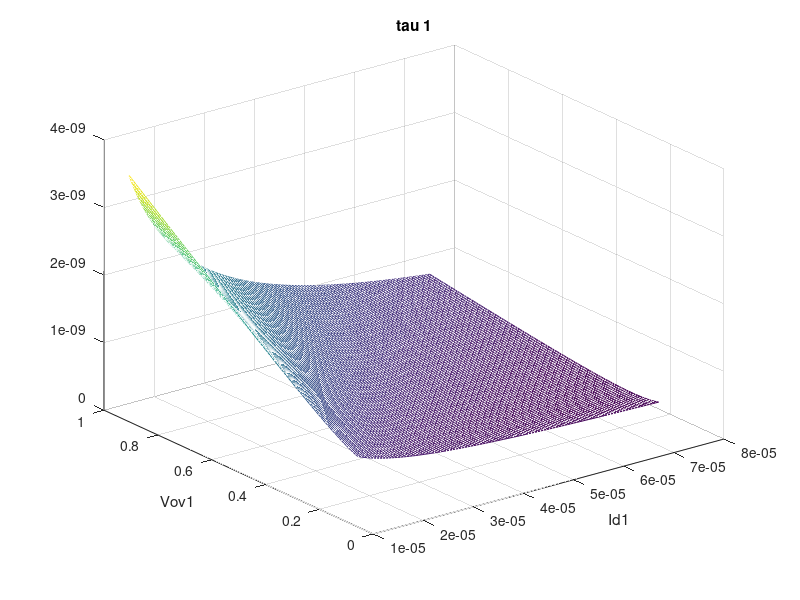
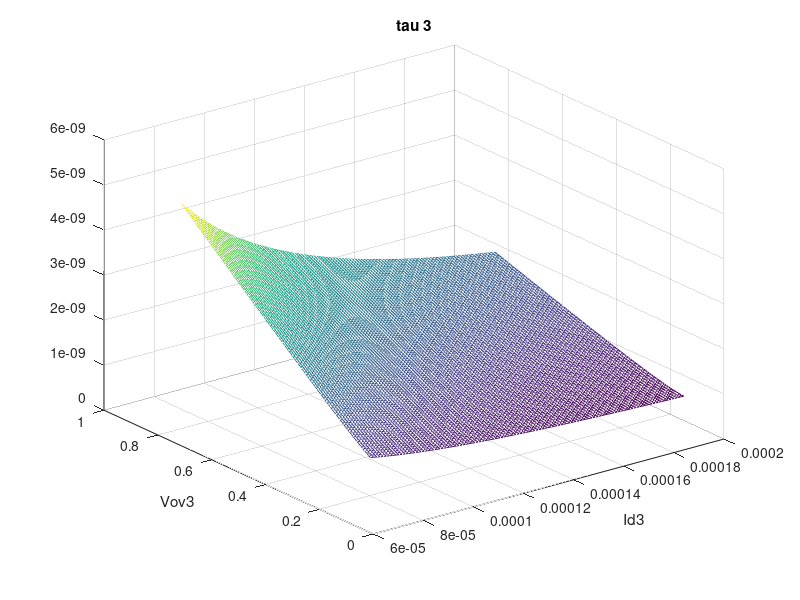
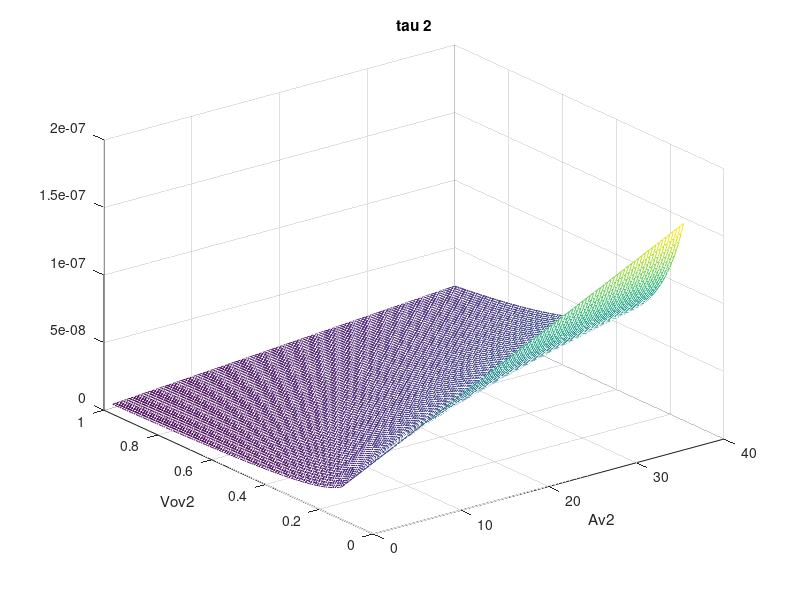

The MATLAB source for these figures, in order:
%% Project design script
clc; clear;
%%%%%%%%%%%%%%%%%%%%%%%% Specifications %%%%%%%%%%%%%%%%%%%%%%%%%%%%%%%%%%

Vdd = 2.5; % in volts
Vss = -2.5; % in Volts
Rout = 5e3; % in ohms (really 1/2 Rout)
Cin = 100e-15; % in fF
f3dB_target = 90e6; %in Hz
P_totl = 1.4e-3; %in Watts
IDtot = P_totl / (Vdd - Vss)
Tau_total = 1/(2*pi) * 1/f3dB_target; % in seconds
Cout = 1000e-15; %F really this is 2*Cout which is required for 1/2 circuit
Rm = 20e3; % 20k transresistance small signal

%%%%%%%%%%%%%%%%%%%% Technology Parameters %%%%%%%%%%%%%%%%%%%%%%%%%%%%%%%%
Lmin = 1e-6;    % m
Cox = 2.3e-3;   % F/m^2
kp_n = 50e-6;   % A/V^2
kp_p = 25e-6;   % A/V^2

mu_n = kp_n / Cox;
mu_p = kp_p / Cox;

Vt0 = 0.5;      % V
gamma = 0.6;    % V^(1/2)
phi = 0.4;      % V

%%%%%%%%%%%%%%%%%%%% Simplifying assumptions %%%%%%%%%%%%%%%%%%%%%%%%%%%%%%
Csb_Cgs = 0.33;
Cdb_Cgs = 0.33;
Cgd_Cgs = 0.25;

Vout = 0;
Vsb3 = Vout - Vss;
Vt3 = Vt0 + gamma * (sqrt(2 * phi + Vsb3) - sqrt(2 * phi))

%%%%%%%%%%%%%%%%%%%% Design Choices %%%%%%%%%%%%%%%%%%%%%%%%%%%%%%%%%%%%%%%
L1 = Lmin;
L2 = Lmin;
L3 = Lmin;
LL1 = Lmin;
LL2 = Lmin;

%%%%%%%%%%%%%% Sweeping Branch 1 %%%%%%%%%%%%%%%%%%%%%%%%%%%%%%%%%%%%%%%%%%
Id1 = linspace(15E-6, 75E-6, 100);
Vov1 = linspace(.15, 1, 100);
[Id1_mesh Vov1_mesh] = meshgrid(Id1, Vov1);
tau1 = Vov1_mesh ./ (2 * Id1_mesh) * Cin + ...
         1.33 * 2 / 3 * L1^2 ./ (mu_n * Vov1_mesh); 

% plotting
figure(1); mesh(Id1_mesh, Vov1_mesh, tau1); 
xlabel('Id1'); ylabel('Vov1'); title('tau 1');

% extract parameters
[min_tau1 min_tau1_row_idx] = min(tau1);
[min_tau1 min_tau1_col_idx] = min(min_tau1);
Id1_min_idx = min_tau1_row_idx(min_tau1_col_idx);
Vov1_min_idx = min_tau1_col_idx;

Id1 = Id1(Id1_min_idx);
Vov1 = Vov1(Vov1_min_idx);
tau1 = tau1(Id1_min_idx, Vov1_min_idx);
W1 = 2 * Id1 * L1 / (kp_n * Vov1.^2);
gm1 = 2 * Id1 / Vov1;
Cgs1 = (tau1 * gm1 - Cin) / 1.33;

%%%%%%%%%%%%%% Sweeping Branch 3 %%%%%%%%%%%%%%%%%%%%%%%%%%%%%%%%%%%%%%%%%%
Id3 = linspace(75E-6, 200E-6, 100);
Vov3 = linspace(.15, .85, 100);
[Id3_mesh Vov3_mesh] = meshgrid(Id3, Vov3);
tau3 = 1.33 / 1.2 * 2 / 3 * L3^2 ./ (mu_n * Vov3_mesh) + ...
         1 / 1.2 * Vov3_mesh ./ (2 * Id3_mesh) * Cout; 

% plotting
figure(2); mesh(Id3_mesh, Vov3_mesh, tau3); 
xlabel('Id3'); ylabel('Vov3'); title('tau 3');

% extract parameters
[min_tau3 min_tau3_row_idx] = min(tau3);
[min_tau3 min_tau3_col_idx] = min(min_tau3);
Id3_min_idx = min_tau3_row_idx(min_tau3_col_idx);
Vov3_min_idx = min_tau3_col_idx;

Id3 = Id3(Id3_min_idx)
Vov3 = Vov3(Vov3_min_idx)
tau3 = tau3(Id3_min_idx, Vov3_min_idx);
W3 = 2 * Id3 * L3 / (kp_n * Vov3^2);
gm3 = 2 * Id3 / Vov3;
Cgs3 = (1.2 * tau3 * gm3 - Cout) / 1.33;

VovL2 = 1 - Vov3; 
Id2 = IDtot - Id1 - Id3;
gmL2 = 2 * Id2 / VovL2
WL2 = 2 * Id2 * LL2 / (kp_p * VovL2^2);
%%%%%%%%%%%%%% Sweeping Branch 2 %%%%%%%%%%%%%%%%%%%%%%%%%%%%%%%%%%%%%%%%%%

Av2 = linspace(1, 40, 100);
Vov2 = linspace(.15, 1, 100);

[Av2_mesh Vov2_mesh] = meshgrid(Av2, Vov2);

tau2 = Rm * gmL2 / .8 * (1 + .25 * (1 + Av2_mesh)) * 2 / 3 * L2^2 ./ (mu_n * Vov2_mesh) + ...
       0.58 * Av2_mesh * 2 / 3 * L2^2 ./ (mu_n * Vov2_mesh) + ...
       0.41 * Cgs3 * Vov2_mesh / (2 * Id2) + ...
       1.33 * 2 / 3 * LL2^2 / (mu_p * (1 - Vov3));

% plotting
figure(3); mesh(Av2_mesh, Vov2_mesh, tau2);
xlabel('Av2'); ylabel('Vov2'); title('tau 2');

% extract parameters
[min_tau2 min_tau2_row_idx] = min(tau2);
[min_tau2 min_tau2_col_idx] = min(min_tau2);
Av2_min_idx = min_tau2_row_idx(min_tau2_col_idx);
Vov2_min_idx = min_tau2_col_idx;

Av2 = Av2(Av2_min_idx);
Vov2 = Vov2(Vov2_min_idx);
tau2 = tau2(Av2_min_idx, Vov2_min_idx);
W2 = 2 * Id2 * L2 / (kp_n * Vov2^2);
gm2 = Av2 * gmL2
gm2 = 2 * Id2 / Vov2
gmL1 = Av2 * .8 / Rm;
VovL1 = 2 * Id1 / gmL1;
WL1 = 2 * Id1 * LL1 / (kp_p * VovL1^2);
%%%%%%%%%%%%%% Consolidate and Report Results %%%%%%%%%%%%%%%%%%%%%%%%%%%%%
Vov = [Vov1 Vov2 Vov3]
VovL = [VovL1 VovL2]
tau = [tau1 tau2 tau3]
W = [W1 W2 W3]
WL = [WL1 WL2]
Id = [Id1 Id2 Id3]
